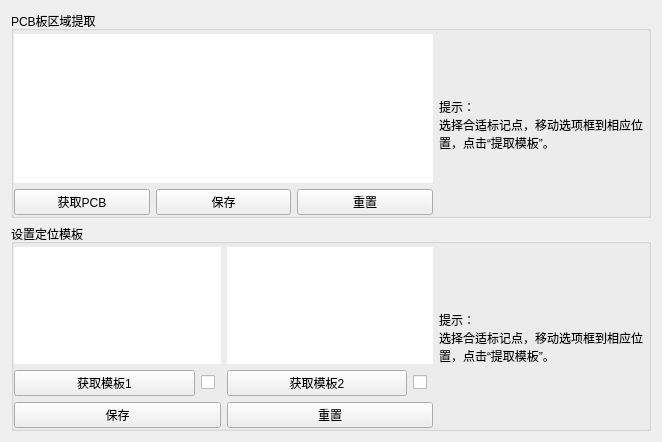
<?xml version="1.0" encoding="UTF-8"?>
<ui version="4.0">
 <class>Form</class>
 <widget class="QWidget" name="Form">
  <property name="geometry">
   <rect>
    <x>0</x>
    <y>0</y>
    <width>662</width>
    <height>442</height>
   </rect>
  </property>
  <property name="windowTitle">
   <string>Form</string>
  </property>
  <layout class="QVBoxLayout" name="verticalLayout_2" stretch="1,1">
   <item>
    <widget class="QGroupBox" name="groupbox_2">
     <property name="title">
      <string>PCB板区域提取</string>
     </property>
     <layout class="QHBoxLayout" name="horizontalLayout_3" stretch="2,1">
      <property name="leftMargin">
       <number>0</number>
      </property>
      <property name="topMargin">
       <number>3</number>
      </property>
      <property name="rightMargin">
       <number>0</number>
      </property>
      <property name="bottomMargin">
       <number>0</number>
      </property>
      <item>
       <layout class="QVBoxLayout" name="verticalLayout" stretch="1,0">
        <item>
         <widget class="QLabel" name="pcbLabel">
          <property name="sizePolicy">
           <sizepolicy hsizetype="Preferred" vsizetype="Preferred">
            <horstretch>0</horstretch>
            <verstretch>0</verstretch>
           </sizepolicy>
          </property>
          <property name="styleSheet">
           <string notr="true">background-color: rgb(255, 255, 255);</string>
          </property>
          <property name="text">
           <string/>
          </property>
          <property name="alignment">
           <set>Qt::AlignCenter</set>
          </property>
         </widget>
        </item>
        <item>
         <layout class="QHBoxLayout" name="horizontalLayout_2">
          <item>
           <widget class="QPushButton" name="getPCBButton">
            <property name="text">
             <string>获取PCB</string>
            </property>
           </widget>
          </item>
          <item>
           <widget class="QPushButton" name="savePCBButton">
            <property name="text">
             <string>保存</string>
            </property>
           </widget>
          </item>
          <item>
           <widget class="QPushButton" name="resetPCBButton">
            <property name="text">
             <string>重置</string>
            </property>
           </widget>
          </item>
         </layout>
        </item>
       </layout>
      </item>
      <item>
       <widget class="QLabel" name="label_2">
        <property name="text">
         <string>提示：
选择合适标记点，移动选项框到相应位置，点击“提取模板”。</string>
        </property>
        <property name="textFormat">
         <enum>Qt::AutoText</enum>
        </property>
        <property name="wordWrap">
         <bool>true</bool>
        </property>
       </widget>
      </item>
     </layout>
    </widget>
   </item>
   <item>
    <widget class="QGroupBox" name="groupbox_1">
     <property name="title">
      <string>设置定位模板</string>
     </property>
     <layout class="QHBoxLayout" name="horizontalLayout_5" stretch="2,1">
      <property name="leftMargin">
       <number>0</number>
      </property>
      <property name="topMargin">
       <number>3</number>
      </property>
      <property name="rightMargin">
       <number>0</number>
      </property>
      <property name="bottomMargin">
       <number>0</number>
      </property>
      <item>
       <layout class="QGridLayout" name="gridLayout" rowstretch="1,0,0">
        <item row="0" column="0">
         <widget class="QLabel" name="templateLabel_1">
          <property name="styleSheet">
           <string notr="true">background-color: rgb(255, 255, 255);</string>
          </property>
          <property name="text">
           <string/>
          </property>
          <property name="alignment">
           <set>Qt::AlignCenter</set>
          </property>
         </widget>
        </item>
        <item row="0" column="1">
         <widget class="QLabel" name="templateLabel_2">
          <property name="styleSheet">
           <string notr="true">background-color: rgb(255, 255, 255);</string>
          </property>
          <property name="text">
           <string/>
          </property>
          <property name="alignment">
           <set>Qt::AlignCenter</set>
          </property>
         </widget>
        </item>
        <item row="1" column="0">
         <layout class="QHBoxLayout" name="horizontalLayout" stretch="1,0">
          <property name="rightMargin">
           <number>6</number>
          </property>
          <item>
           <widget class="QPushButton" name="getTemplateButton_1">
            <property name="text">
             <string>获取模板1</string>
            </property>
           </widget>
          </item>
          <item>
           <widget class="QCheckBox" name="checkBox_1">
            <property name="text">
             <string/>
            </property>
           </widget>
          </item>
         </layout>
        </item>
        <item row="1" column="1">
         <layout class="QHBoxLayout" name="horizontalLayout_4" stretch="1,0">
          <property name="rightMargin">
           <number>6</number>
          </property>
          <item>
           <widget class="QPushButton" name="getTemplateButton_2">
            <property name="text">
             <string>获取模板2</string>
            </property>
           </widget>
          </item>
          <item>
           <widget class="QCheckBox" name="checkBox_2">
            <property name="text">
             <string/>
            </property>
           </widget>
          </item>
         </layout>
        </item>
        <item row="2" column="0">
         <widget class="QPushButton" name="saveTemplateButton">
          <property name="text">
           <string>保存</string>
          </property>
         </widget>
        </item>
        <item row="2" column="1">
         <widget class="QPushButton" name="resetTemplateButton">
          <property name="text">
           <string>重置</string>
          </property>
         </widget>
        </item>
       </layout>
      </item>
      <item>
       <widget class="QLabel" name="label">
        <property name="text">
         <string>提示：
选择合适标记点，移动选项框到相应位置，点击“提取模板”。</string>
        </property>
        <property name="textFormat">
         <enum>Qt::AutoText</enum>
        </property>
        <property name="wordWrap">
         <bool>true</bool>
        </property>
       </widget>
      </item>
     </layout>
    </widget>
   </item>
  </layout>
 </widget>
 <resources/>
 <connections/>
</ui>
